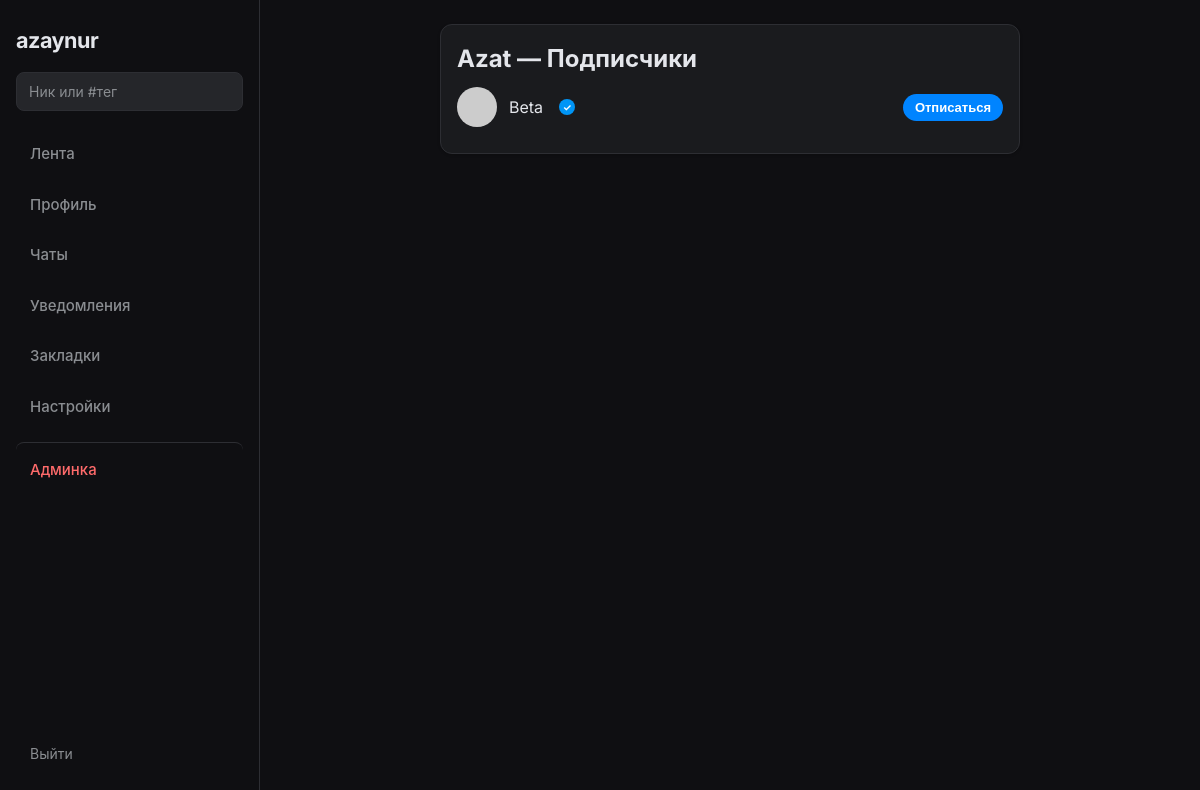
The page /u/Azat/followers (signed in) on the database as committed earlier.
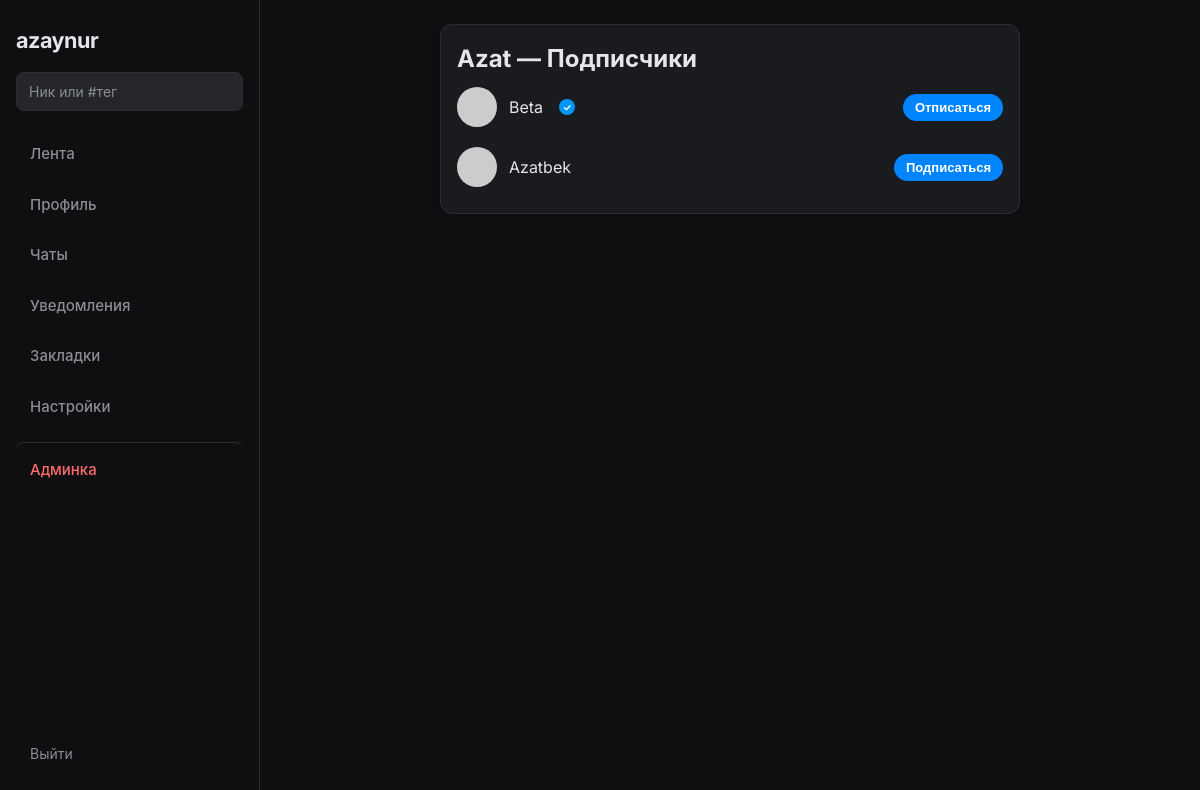
The same page on the database as committed later.
### app.py (models this page shows, shortened)
class User(UserMixin, db.Model):
    id = db.Column(db.Integer, primary_key=True)
    username = db.Column(db.String(80), unique=True, nullable=False)
    email = db.Column(db.String(120), unique=True, nullable=False)
    password = db.Column(db.String(128), nullable=False)
    avatar = db.Column(db.String(200), default='default.jpg')
    bio = db.Column(db.String(500), nullable=True)
    is_verified = db.Column(db.Boolean, default=False)
    verification_type = db.Column(db.String(20), nullable=True)  # gold, vip, exclusive
    custom_status = db.Column(db.String(100), nullable=True)
    is_admin = db.Column(db.Boolean, default=False)
    banned_until = db.Column(db.DateTime, nullable=True)

### app.py (the view)
@app.route('/u/<username>/followers')
@login_required
def followers(username):
    user = User.query.filter_by(username=username).first_or_404()
    fol = Follow.query.filter_by(following_id=user.id).all()
    users = [User.query.get(f.follower_id) for f in fol]
    following_ids = {f.following_id for f in Follow.query.filter_by(follower_id=current_user.id).all()}
    return render_template('follow_list.html', title='Подписчики', user=user, users=users, following_ids=following_ids)

### app.py (called while the page is built)
@login_manager.user_loader
def load_user(user_id):
    return User.query.get(int(user_id))

@app.before_request
def check_banned():
    if current_user.is_authenticated and getattr(current_user, 'banned_until', None) and current_user.banned_until and current_user.banned_until > datetime.utcnow():
        from flask_login import logout_user
        logout_user()
        flash('Ваш аккаунт заблокирован. Ожидайте окончания блокировки.')
        return redirect(url_for('login'))

@app.context_processor
def inject_globals():
    d = {'predefined_statuses': PREDEFINED_STATUSES}
    if current_user.is_authenticated:
        d['notifications_count'] = min(Notification.query.filter_by(user_id=current_user.id, read=False).count(), 99)
    else:
        d['notifications_count'] = 0
    return d

### templates/follow_list.html (shortened to what this page needs)
{% extends "base.html" %}
{% block content %}
<div class="feed-card">
    <h2><a href="{{ url_for('profile', username=user.username) }}">{{ user.username }}</a> — {{ title }}</h2>
    <ul class="search-users follow-list">
        {% for u in users %}
        <li>
            <a href="{{ url_for('profile', username=u.username) }}" class="search-user-item">
                <div class="mini-avatar">
                    <img src="{{ url_for('static', filename='uploads/avatars/' + u.avatar) }}" alt="" onerror="this.src='https://ui-avatars.com/api/?name={{ u.username }}&size=40&background=25262a&color=8a8d91';">
                </div>
                <span>{{ u.username }}</span>
                {% if u.is_verified %}
                    {% if u.verification_type == 'vip' %}<span class="badge badge-vip"></span>{% endif %}
                {% endif %}
            </a>
            {% if current_user.id != u.id %}
            <button type="button" class="btn-primary btn-sm follow-btn-inline {% if u.id in following_ids %}following{% endif %}" data-user-id="{{ u.id }}">{% if u.id in following_ids %}Отписаться{% else %}Подписаться{% endif %}</button>
            {% endif %}
        </li>
        {% endfor %}
    </ul>
</div>
{% endblock %}

Rows that differ between the two databases and show on the page:
added User: username "Azatbek", shows "Подписаться"
